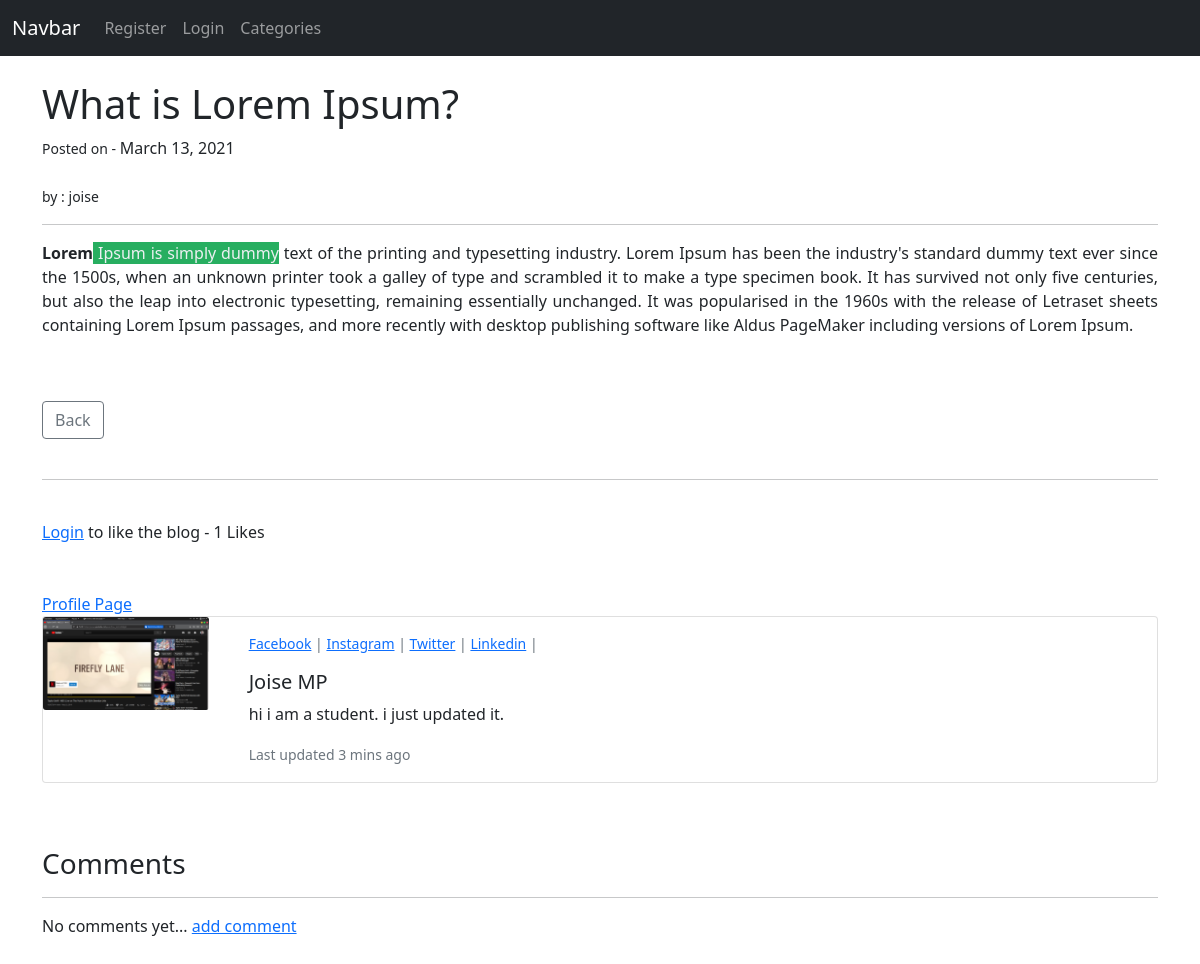
The page /article/28 on the database as committed earlier.
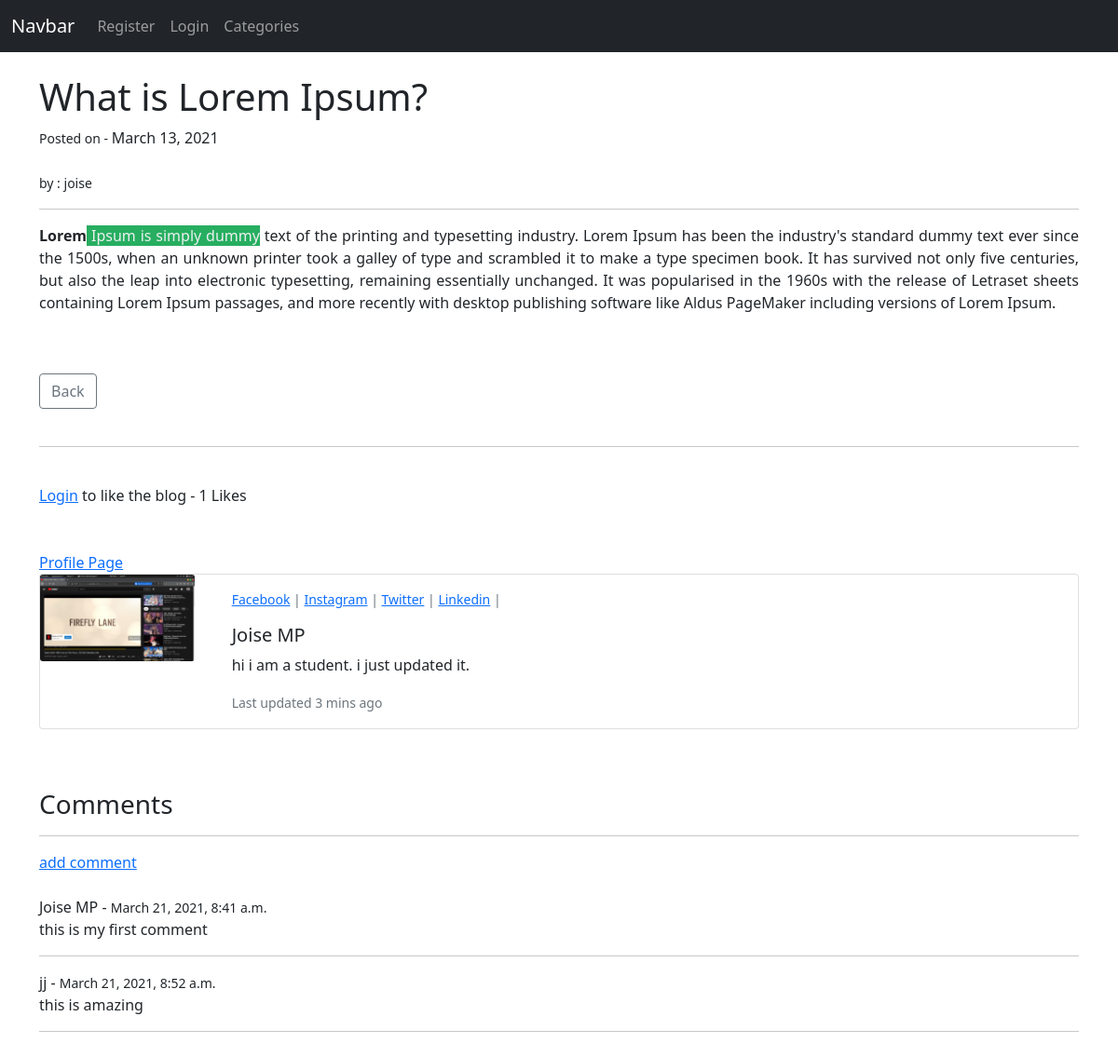
The same page on the database as committed later.
### blog/models.py (models this page shows, shortened)
class Comment(models.Model):
    post = models.ForeignKey(Post, related_name='comments', on_delete=models.CASCADE)
    name = models.CharField(max_length=255)
    body = models.TextField()
    date_added = models.DateTimeField(auto_now_add=True)

### blog/views.py (the view)
# urls.py: path('article/<int:pk>', BlogDetailView.as_view(), name='blogdetail'),
class BlogDetailView(DetailView):
    model = Post
    template_name = 'blog_detail.html'
    def get_context_data(self, *args, **kwargs):
        likes_count = get_object_or_404(Post, id=self.kwargs['pk'])
        total_likes = likes_count.total_likes()
        liked = False
        if likes_count.likes.filter(id=self.request.user.id).exists():
            liked = True
        context = super(BlogDetailView, self).get_context_data(*args, **kwargs)
        context['total_likes'] = total_likes
        context['liked'] = liked
        return context

### blog/models.py (called while the page is built)
    def total_likes(self):
        return self.likes.count()

### blog/templates/blog_detail.html (shortened to what this page needs)
{% extends 'Navbars/blog_nav.html' %}
{% load static %}
{% block items %}
<h1>{{ post.title }}</h1> <small>Posted on - </small>{{post.post_date}} <br><br>
<small>by : {{post.author}}</small>
<hr>
{{post.body | safe}}
<br><br>
<a class="btn btn-outline-secondary" href="{% url 'bloghome' %}">Back</a>
<br><br>
<hr>
<br>
<form action="{% url 'like_post' post.pk %}" method="POST">
    {% if user.is_authenticated %}
    {% if liked %}
    <button type="submit" name="post_id", value="{{ post.id }}", class="btn btn-outline-danger btn-sm">Unlike</button>
    {% else %}
    <button type="submit" name="post_id", value="{{ post.id }}", class="btn btn-outline-primary btn-sm">Like</button>
    {% endif %}
    {% else %}
    <a href="{% url 'login' %}">Login</a> to like the blog
    {% endif %}
    - {{ total_likes }} Likes
</form>
<br><br>
<a href="{% url 'profile_page' post.author.profile.id %}">Profile Page</a>
<div class="card mb-3">
    <div class="row no-gutters">
      <div class="col-md-2">
        {% if post.author.profile.profile_pic %}
          <img src="{{post.author.profile.profile_pic.url}}" class="card-img" alt="...">
        {% else %}
          <img src="{% static 'Media/images/members/default/profile-pic.jpg' %}" class="card-img" alt="">
        {% endif %}
      </div>
      <div class="col-md-10">
        <div class="card-body">
          <p class="small text-muted">
                {%if post.author.profile.facebook_url%}
                    <a href="https://www.{{post.author.profile.facebook_url}}">Facebook</a> |
                {% endif %}
                {%if post.author.profile.instagram_url%}
                    <a href="https://www.{{post.author.profile.instagram_url}}">Instagram</a> |
                {% endif %}
                {%if post.author.profile.twitter_url%}
                    <a href="https://www.{{post.author.profile.twitter_url}}">Twitter</a> |
                {% endif %}
                {%if post.author.profile.linkedin_url%}
                    <a href="https://www.{{post.author.profile.linkedin_url}}">Linkedin</a> |
                {% endif %}
          </p>
          <h5 class="card-title">{{ post.author.first_name }} {{ post.author.last_name }}</h5>
          <p class="card-text">{{post.author.profile.bio}}.</p>
          <p class="card-text"><small class="text-muted">Last updated 3 mins ago</small></p>
        </div>
      </div>
    </div>
  </div>
<br><br>
<h3>Comments</h3>
<hr>
{% if not post.comments.all %}
  No comments yet...
  <a href="{% url 'add_comment' post.pk %}">add comment</a>
{% else %}
<a href="{% url 'add_comment' post.pk %}">add comment</a><br><br>
  {% for comment in post.comments.all %}
    {{comment.name}} -
    <span><small>{{comment.date_added}}</small></span> <br>
    {{comment.body}}
    <hr>
  {% endfor %}
{% endif %}
<br><br><br>
{%endblock%}

Rows that differ between the two databases and show on the page:
added Comment: name "Joise MP", date_added "March 21, 2021, 8:41 a.m.", body "this is my first comment"
added Comment: name "jj", date_added "March 21, 2021, 8:52 a.m.", body "this is amazing"
Other text that changed with them:
text no longer shown: "No comments yet..."
